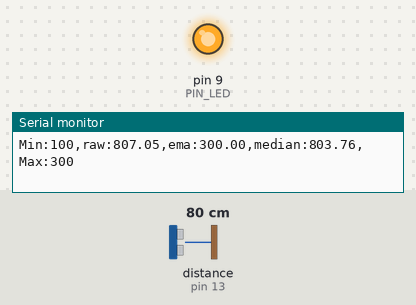
Bench run of a sketch on a simulated Arduino Uno, built with avr-gcc and run on an emulated ATmega328P. Shown: output pins drawn as LEDs (lit = HIGH), the last lines printed to the serial monitor. Wiring (inferred from the names in the program): ultrasonic range finder: trigger pin 12; echo pin 13. The inputs (shaded band) are chosen by the test bench; at power-on: distance to the obstacle (sensor on pin 13) 80 cm. The echo pulse lasts 58.3 µs per cm; pins used as bus, display or sensor lines are not drawn.

Above: at 1.2 s.
1.3 s: distance to the obstacle (sensor on pin 13) set to 34 cm
2.8 s: distance to the obstacle (sensor on pin 13) set to 27 cm
At 3.2 s:
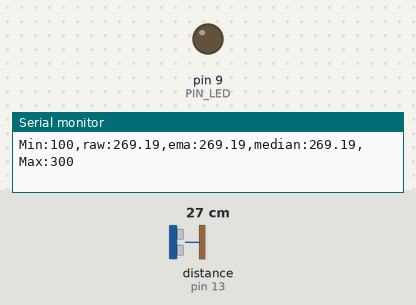
4.3 s: distance to the obstacle (sensor on pin 13) set to 2 cm
At 5.5 s:
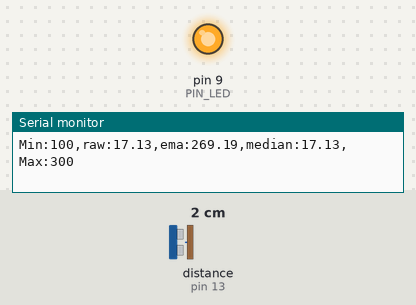
5.8 s: distance to the obstacle (sensor on pin 13) set to 18 cm
At 6.6 s:
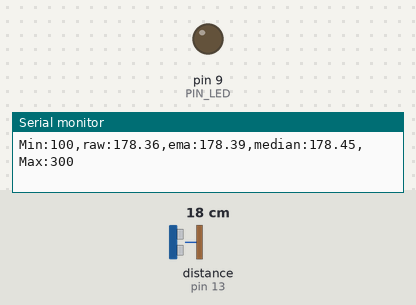
Timing chart, 0 to 8.3 s (numbered marks = the images above; inputs shaded):
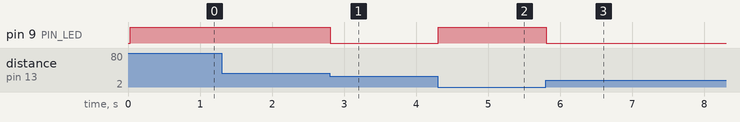

The sketch:

09C19.ino
```cpp
#define PIN_LED  9
#define PIN_TRIG 12
#define PIN_ECHO 13

#define SND_VEL 346.0
#define INTERVAL 25
#define PULSE_DURATION 10
#define _DIST_MIN 100
#define _DIST_MAX 300

#define TIMEOUT ((INTERVAL / 2) * 1000.0)
#define SCALE (0.001 * 0.5 * SND_VEL)

#define _EMA_ALPHA 0.5

#define MEDIAN_SIZE 10

unsigned long last_sampling_time;
float dist_prev = _DIST_MAX;
float dist_ema;

float median_arr[MEDIAN_SIZE];
int   median_idx = 0;
int   median_count = 0;

void median_add(float x) {
  median_arr[median_idx] = x;
  median_idx = (median_idx + 1) % MEDIAN_SIZE;
  if (median_count < MEDIAN_SIZE) median_count++;
}

float median_get() {
  if (median_count == 0) return 0.0;

  float sorted_arr[MEDIAN_SIZE];
  for (int i = 0; i < median_count; i++) {
    sorted_arr[i] = median_arr[i];
  }

  for (int i = 0; i < median_count - 1; i++) {
    for (int j = 0; j < median_count - i - 1; j++) {
      if (sorted_arr[j] > sorted_arr[j + 1]) {
        float a = sorted_arr[j];
        sorted_arr[j] = sorted_arr[j + 1];
        sorted_arr[j + 1] = a;
      }
    }
  }

  int mid = median_count / 2;
  if (median_count % 2 == 1) {
    return sorted_arr[mid];
  } else {
    return (sorted_arr[mid - 1] + sorted_arr[mid]) / 2.0;
  }
}

void setup() {
  pinMode(PIN_LED,OUTPUT);
  pinMode(PIN_TRIG,OUTPUT);
  pinMode(PIN_ECHO,INPUT);
  digitalWrite(PIN_TRIG, LOW);

  Serial.begin(57600);


}

void loop() {
  float dist_raw, dist_filtered, dist_median;

  if (millis() < last_sampling_time + INTERVAL)
    return;

  dist_raw = USS_measure(PIN_TRIG,PIN_ECHO);

  if ((dist_raw < _DIST_MIN) || (dist_raw > _DIST_MAX)) {
      dist_filtered = dist_prev;
  } else {
      dist_filtered = dist_raw;
      dist_prev = dist_raw;
  }

  median_add(dist_raw);
  dist_median = median_get();

  dist_ema = (_EMA_ALPHA * dist_filtered) + ((1 - _EMA_ALPHA) * dist_ema);

  Serial.print("Min:");     Serial.print(_DIST_MIN);
  Serial.print(",raw:");    Serial.print(dist_raw);
  Serial.print(",ema:");    Serial.print(dist_ema);
  Serial.print(",median:"); Serial.print(dist_median);
  Serial.print(",Max:");    Serial.print(_DIST_MAX);
  Serial.println("");


  if ((dist_raw < _DIST_MIN) || (dist_raw > _DIST_MAX))
    digitalWrite(PIN_LED, 1);
  else
    digitalWrite(PIN_LED, 0);

  last_sampling_time += INTERVAL;
}

float USS_measure(int TRIG, int ECHO)
{
  digitalWrite(TRIG, HIGH);
  delayMicroseconds(PULSE_DURATION);
  digitalWrite(TRIG, LOW);

  return pulseIn(ECHO, HIGH, TIMEOUT) * SCALE;
}
```

Measured:
- the behaviour switches between 31 and 30 cm on distance to the obstacle (sensor on pin 13) (found by bisection; images 0 and 1)
- after the input at 2.8 s, pin 9 (PIN_LED): HIGH → LOW at once
- after the input at 4.3 s, pin 9 (PIN_LED): LOW → HIGH at once
- after the input at 5.8 s, pin 9 (PIN_LED): HIGH → LOW at once
